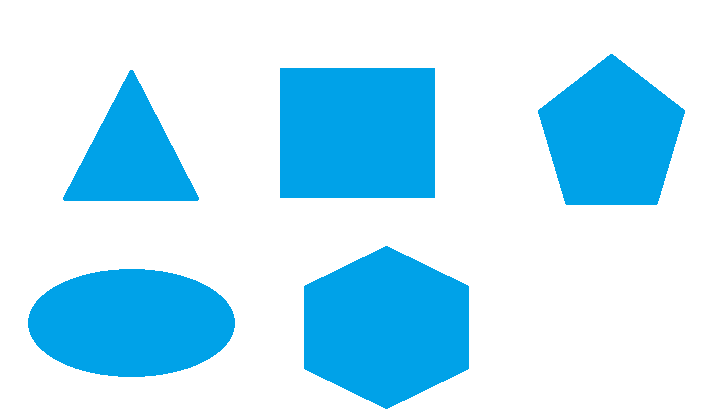
#> input picture experiments/_assets/polygons.png, 720 x 417 px
$ python 03_static_shape_detection.py
#> lines starting #> are read from the running program, lines starting #| are printed output that depends on the picture; after the words box and inside, x2 and y2 are one past the last pixel; in counts of white or black regions, pixels touching at a corner belong together
import cv2
import os
import numpy as np

def detect_and_label_shapes(image):
    """Finds contours, approximates their shape, and labels them."""
    gray = cv2.cvtColor(image, cv2.COLOR_BGR2GRAY)
    _, threshold = cv2.threshold(gray, 240, 255, cv2.THRESH_BINARY)

    contours, _ = cv2.findContours(threshold, cv2.RETR_TREE, cv2.CHAIN_APPROX_SIMPLE)

    for cnt in contours:
        if cv2.contourArea(cnt) < 100:
            continue

        epsilon = 0.02 * cv2.arcLength(cnt, True)
        approx = cv2.approxPolyDP(cnt, epsilon, True)

        cv2.drawContours(image, [approx], 0, (0, 0, 0), 3)

        x, y, w, h = cv2.boundingRect(approx)

        shape_name = ""
        num_vertices = len(approx)

        if num_vertices == 3:
            shape_name = "Triangle"
        elif num_vertices == 4:
            aspect_ratio = float(w) / h
            if 0.95 <= aspect_ratio <= 1.05:
                shape_name = "Square"
            else:
                shape_name = "Rectangle"
        elif num_vertices == 5:
            shape_name = "Pentagon"
        else:
            shape_name = "Circle"

        cv2.putText(image, shape_name, (x, y - 5), cv2.FONT_HERSHEY_SIMPLEX, 0.7, (0, 0, 0), 2)

    return image

if __name__ == "__main__":
    assets_path = os.path.join("..", "..", "_assets")
    img1_path = os.path.join(assets_path, "polygons.png")
    img2_path = os.path.join(assets_path, "polygons2.jpg")

    image1 = cv2.imread(img1_path)
#> image1 is the input picture: shape (417, 720, 3); mean B, G, R 248.6, 229.3, 184.6
    image2 = cv2.imread(img2_path)
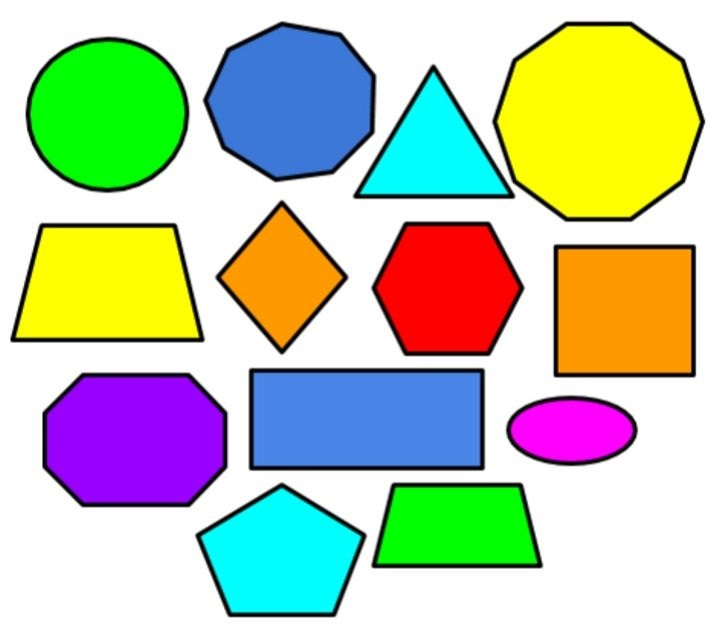
#> input picture experiments/_assets/polygons2.jpg, 713 x 639 px
#> image2 is the input picture: shape (639, 713, 3); mean B, G, R 172.3, 200, 189.3

    if image1 is not None and image2 is not None:
        result1 = detect_and_label_shapes(image1)
#> in detect_and_label_shapes, `gray = cv2.cvtColor(image, cv2.COLOR_BGR2GRAY)`:
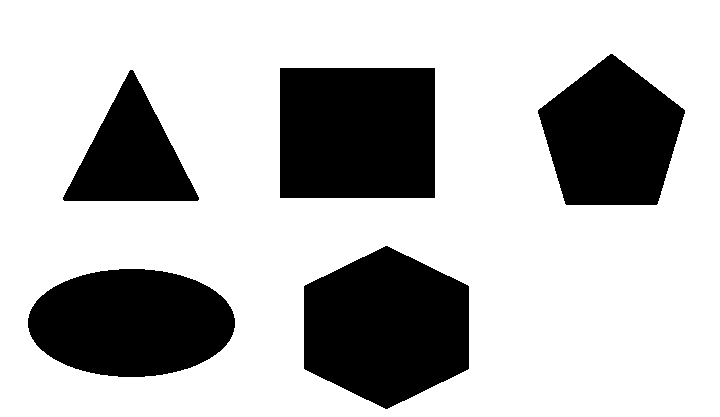
#> gray: shape (417, 720); values 122 (black) and 255 (white), 72.4% white; 5 black regions, box (x1, y1, x2, y2) and area: (304, 246, 469, 409) 20341, (280, 68, 435, 198) 20150, (28, 269, 235, 377) 17580, (538, 54, 685, 205) 15534, (63, 70, 199, 201) 9309
#> in detect_and_label_shapes, `_, threshold = cv2.threshold(gray, 240, 255, cv2.THRESH_BINARY)`: threshold: shape (417, 720); 72.4% white; 5 black regions
#> in detect_and_label_shapes, `contours, _ = cv2.findContours(threshold, cv2.RETR_TREE, cv2.CHAIN_APP..`: contours = 6 contours; box (x1, y1, x2, y2) and area: (0, 0, 720, 417) 299104, (303, 245, 470, 410) 20588, (279, 67, 436, 199) 20434, (27, 268, 236, 378) 17814, (537, 53, 686, 206) 15747, (62, 69, 200, 202) 9508
#> the loop in detect_and_label_shapes, `for cnt in contours:` made 6 passes
#> (epsilon, approx, x, y, w, h, shape_name, num_vertices) on passes 1, 5: (45.4, [[0, 0], [0, 416], [719, 416], [719, 0]], 0, 0, 720, 417, 'Rectangle', 4), (11.43, [[279, 68], [434, 67], [435, 197], [280, 198]], 279, 67, 157, 132, 'Rectangle', 4)
#> (epsilon, approx, x, y, w, h, shape_name, num_vertices) on pass 4: (9.13, [[130, 69], [197, 201], [62, 199]], 62, 69, 136, 133, 'Triangle', 3)
#> after the loop in detect_and_label_shapes, `for cnt in contours:`:
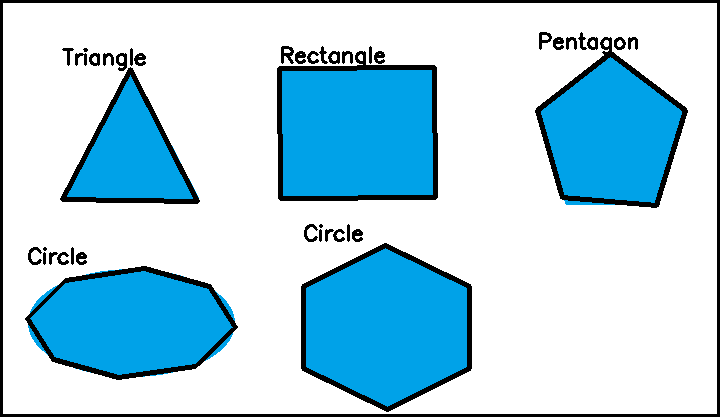
#> image: shape (417, 720, 3); 7.42% of pixels changed, all inside (x1, y1, x2, y2) = (0, 0, 720, 417)
        result2 = detect_and_label_shapes(image2)
#> in detect_and_label_shapes (call 2), `gray = cv2.cvtColor(image, cv2.COLOR_BGR2GRAY)`:
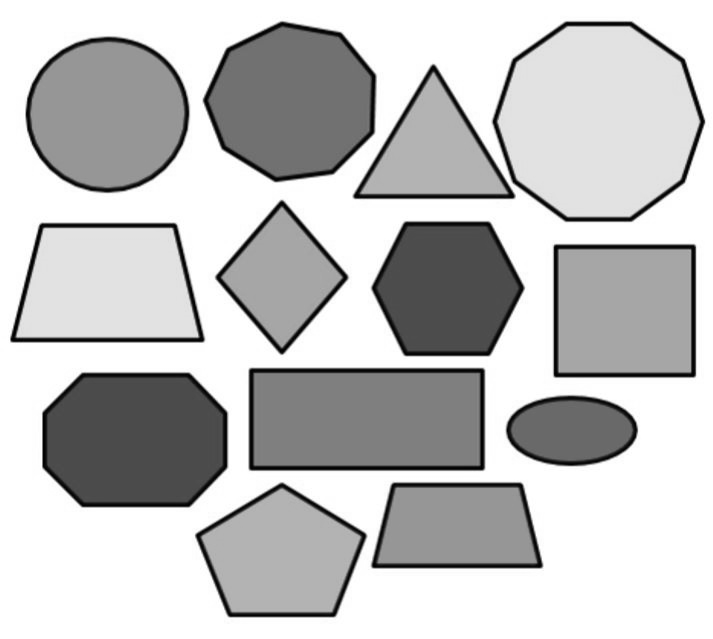
#> gray: shape (639, 713); min 0, max 255, mean 193.6
#> in detect_and_label_shapes (call 2), `_, threshold = cv2.threshold(gray, 240, 255, cv2.THRESH_BINARY)`:
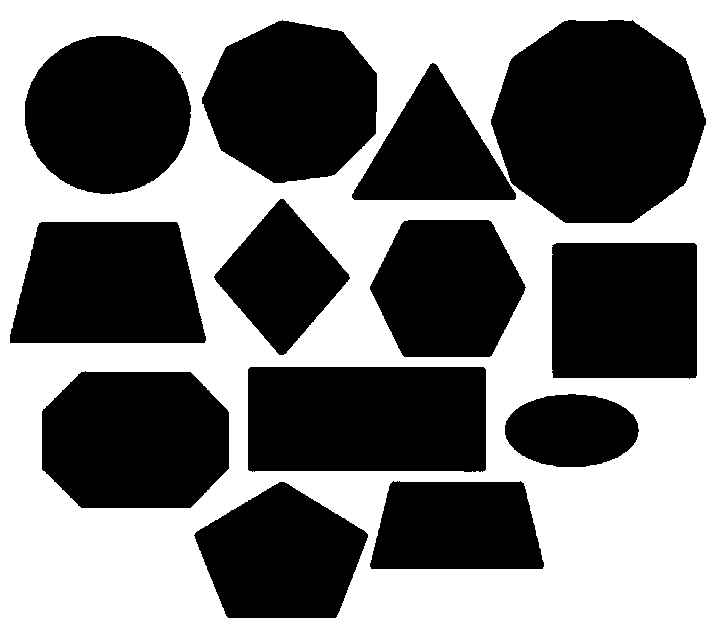
#> threshold: shape (639, 713); 47.2% white; 1 white region
#> in detect_and_label_shapes (call 2), `contours, _ = cv2.findContours(threshold, cv2.RETR_TREE, cv2.CHAIN_APP..`: contours = 15 contours, 1 with area under 20; largest, box (x1, y1, x2, y2) and area: (0, 0, 713, 639) 454256, (490, 19, 707, 224) 34034, (247, 366, 487, 473) 25098, (41, 370, 230, 509) 22614, (201, 19, 378, 184) 21839
#> the loop in detect_and_label_shapes (call 2), `for cnt in contours:` made 15 passes
#> (epsilon, approx, x, y, w, h, shape_name, num_vertices) on passes 1, 3, 6, 7, 8, 10: (54, [[0, 0], [0, 638], [712, 638], [712, 0]], 0, 0, 713, 639, 'Rectangle', 4), (10.01, [[389, 484], [520, 480], [543, 568], [371, 569]], 371, 480, 173, 90, 'Rectangle', 4), (13.74, [[247, 369], [483, 366], [486, 469], [249, 471]], 247, 366, 240, 106, 'Rectangle', 4), (11.23, [[551, 245], [694, 242], [696, 377], [553, 378]], 551, 242, 146, 137, 'Rectangle', 4), (12.03, [[38, 223], [176, 221], [205, 342], [10, 343]], 10, 221, 196, 123, 'Rectangle', 4), (8.8, [[280, 198], [350, 277], [283, 355], [213, 277]], 213, 198, 138, 158, 'Rectangle', 4)
#> (epsilon, approx, x, y, w, h, shape_name, num_vertices) on pass 12: (10.16, [[351, 194], [433, 62], [516, 198]], 351, 62, 166, 137, 'Triangle', 3)
#> after the loop in detect_and_label_shapes (call 2), `for cnt in contours:`:
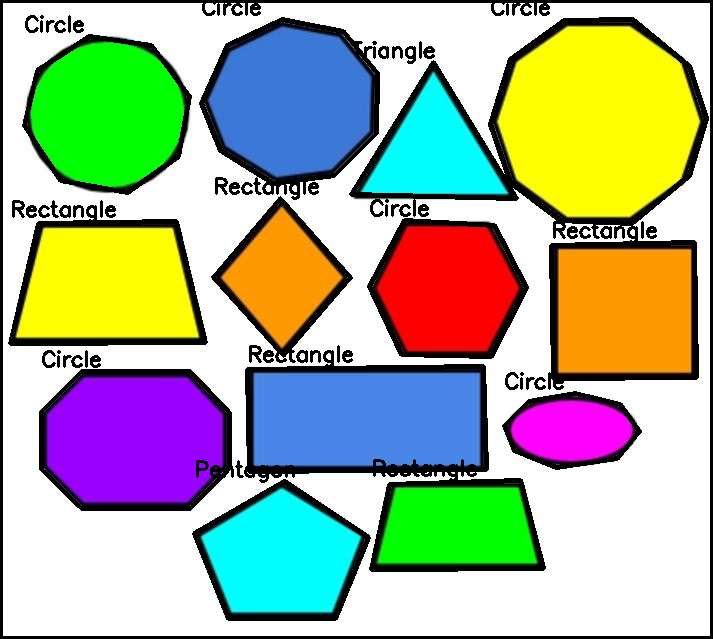
#> image: shape (639, 713, 3); 10.63% of pixels changed, all inside (x1, y1, x2, y2) = (0, 0, 713, 639)

        cv2.imshow("Shape Detection on Image 1", result1)
        cv2.imshow("Shape Detection on Image 2", result2)

        cv2.waitKey(0)
        cv2.destroyAllWindows()
    else:
        print("Error loading one or both images.")
